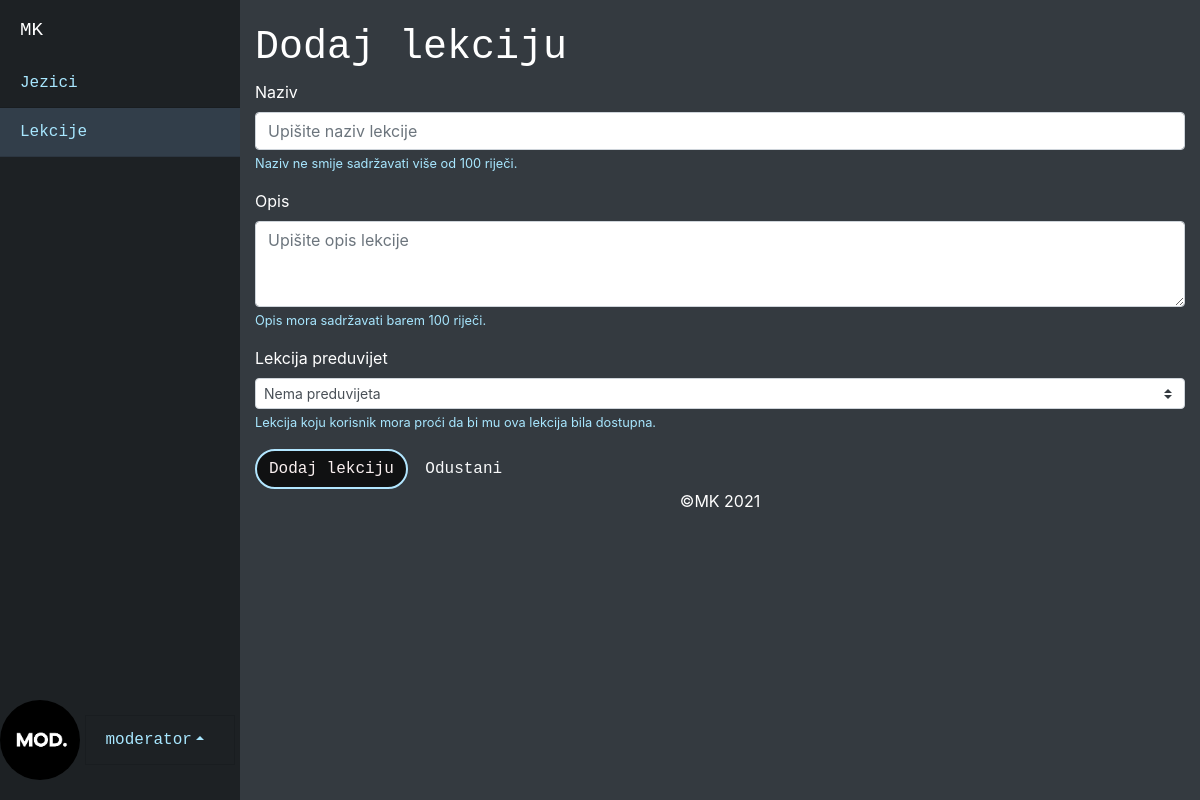
The page /cms/new_lesson.php?lid=1 (signed in) on the database its author committed.
### tables this page shows
CREATE TABLE `user_profile` (
  `id` int(11) NOT NULL,
  `username` varchar(15) NOT NULL,
  `password` varchar(60) NOT NULL,
  `image` varchar(255) DEFAULT NULL,
  `role_code` varchar(3) NOT NULL DEFAULT 'USR'
);

### class/user.php (called while the page is built, shortened)
<?php
class User
{
    private $conn;
    private $table = "user_profile";
    public function __construct($db)
    {
        $this->conn = $db;
    }
    public function getUserById($id)
    {
        $query = "SELECT l.id, l.username, l.image, l.role_code FROM " . $this->table . " l WHERE l.id=?";
        $stmt = $this->conn->prepare($query);
        $stmt->bindParam(1, $id);
        if ($stmt->execute()) {
            if ($stmt->rowCount() > 0) {
                return $stmt;
            } else {
                return false;
            }
        }
    }
}

### cms/new_lesson.php (the view, shortened to what this page needs)
<?php
include_once("header.php");
include_once("../class/lesson.php");
include_once("../class/user.php");
$db = connect();
if (isset($_GET['lid'])) {
    $language_id = (int)$_GET['lid'];
} else {
    $_SESSION['redirect_message'] = "Greška pri učitavanju sadržaja!";
        header_redirect();
}
if (isset($_SESSION['user_id'])) {
    $user_id = $_SESSION['user_id'];
    $user = new User($db);
    if ($stmt = $user->getUserById($user_id)) {
        $user_row = $stmt->fetch(PDO::FETCH_ASSOC);
        extract($user_row);
        $user_name = $username;
        $avi = $image;
    }
    if (check_user_status() == 1) {
        $menu_items['main'] = array('Jezici','Lekcije', 'Korisnici');
        $menu_links['main'] = array('languages.php','lessons.php?lid=' . $language_id, 'users.php');
    }else if (check_user_status() == 2) {
        $menu_items['main'] = array('Jezici','Lekcije');
        $menu_links['main'] = array('languages.php','lessons.php?lid=' . $language_id);
    }
}else {
    $_SESSION['redirect_message'] = "Nije vam dopušten pristup sadržaju!";
        header_redirect();
}
$menu_items['sub'] = array();
$menu_links['sub'] = array();
$category = "Lekcije";
sidemenu($menu_items, $menu_links, $category, $user_id, $user_name, $avi);
?>
<div id="page-content-wrapper">
    <div class="container-fluid">
        <h1 class="mt-4 create-new">Dodaj lekciju</h1>
        <form method="POST" action="">
            <div class="form-group">
                <label for="less-name">Naziv</label>
                <input type="text" class="form-control" id="less-name" name="less-name" aria-describedby="lessnameHelp" placeholder="Upišite naziv lekcije" <?php if (isset($_POST['less-name'])) { ?> value="<?php echo $_POST['less-name'] ?>" <?php } ?>>
                <small id="lessnameHelp" class="form-text text-y">Naziv ne smije sadržavati više od 100 riječi.</small>
            </div>
            <div class="form-group">
                <label for="less-desc">Opis</label>
                <textarea class="form-control tinymce" id="less-desc" name="less-desc" rows="3" aria-describedby="lessdescHelp" placeholder="Upišite opis lekcije"></textarea>
                <small id="lessdescHelp" class="form-text text-y">Opis mora sadržavati barem 100 riječi.</small>
            </div>
            <div class="form-group">
                <label for="less-precondition">Lekcija preduvijet</label><br>
                <select class="form-select custom-select custom-select-sm" name="less-precondition" id="less-precondition">
                    <option value="0" selected>Nema preduvijeta</option>
                </select>
                <small id="lessprecHelp" class="form-text text-y">Lekcija koju korisnik mora proći da bi mu ova lekcija bila dostupna.</small>
            </div>
            <button type="submit" class="btn btn-x">Dodaj lekciju</button>
            <button type="button" onclick="window.history.go(-1);" class="btn btn-y">Odustani</button>
        </form>
    </div>
    <?php
    include_once("footer.php");
    ?>

### functions.php (shortened to what this page needs)
<?php
function sidemenu($menu_items, $menu_links, $category = "Index", $user_id = null, $user_name = null, $avi = null)
{
?>
  <div id="sidebar-wrapper">
    <div class="sidebar-heading"><a class="text-white" style="text-decoration:none;" href="#">MK</a></div>
    <div class="list-group list-group-flush">
      <?php
      $count = 0;
      foreach ($menu_items['main'] as $item) {
        if ($item == $category) {
      ?>
          <a href="<?php echo $menu_links['main'][$count] ?>" class="list-group-item list-group-item-action text-y" style="background-color:#323e4a;"><?php echo $item ?></a>
          <?php
          if (isset($menu_items['sub'])) {
            $count++;
          ?>
          <?php
          }
        } else {
          ?>
          <a href="<?php echo $menu_links['main'][$count] ?>" class="list-group-item list-group-item-action text-y" style="background-color:#1d2124;">
            <?php echo $item ?></a>
        <?php
          $count++;
        }
      }
      if ((!is_null($user_id)) && (!is_null($user_name))) {
        $user_name = htmlspecialchars(strip_tags($user_name));
        ?>
        <div class="user-side fixed-bottom">
          <img src="<?php if (!is_null($avi)) { ?>img/user/<?php echo $avi;
                                                          } else {
                                                            echo 'img/default.jpg';
                                                          } ?>" width="80px" height="auto">
          <div class="btn-group dropup">
            <span class="bg-dark list-group-item list-group-item-action text-y dropdown-toggle" data-toggle="dropdown" aria-haspopup="true" aria-expanded="false" style="background-color:#1d2124 !important;"><?php echo $user_name ?></span>
          </div>
        </div>
      <?php
      }
      ?>
    </div>
  </div>
<?php
}
?>

### cms/css/style.css (style rules this page uses)
#sidebar-wrapper { min-height: 100vh; margin-left: -15rem; -webkit-transition: margin .25s ease-out; -moz-transition: margin .25s ease-out; -o-transition: margin .25s ease-out; transition: margin .25s ease-out; background-color: #1d2124; }
#sidebar-wrapper .sidebar-heading { padding: 0.875rem 1.25rem; font-size: 1.2rem; }
#sidebar-wrapper .list-group { width: 15rem; }
#page-content-wrapper { min-width: 100vw; }
@media (min-width: 768px) { #sidebar-wrapper { margin-left: 0; } }
@media (min-width: 768px) { #page-content-wrapper { min-width: 0; width: 100%; } }
.btn-x { color: #f9efef; border-color: #b2e6ff; background-color: #101112; border-width: 2px; border-radius: 30px; font-family: monospace; }
.btn-y { display: table-cell; color: #f8f9fa; border-radius: 30px; font-family:monospace; }
.text-y { color:rgb(168 231 255); }
.mt-4 { font-family:monospace; padding-bottom: 10px; }
.create-new { padding:0; }
#sidebar-wrapper a { font-family:monospace; }
.user-side { margin-bottom: 20px; }
.user-side span { width: 150px; display: inline-block; font-family:monospace; }
.user-side img { border-radius: 50%; }
button[type='submit'] { position:relative; z-index:1031; }

### rows shown on the page
user_profile: image (picture), username "moderator"

### other values the page prints
$item "Jezici"
$item "Lekcije"
